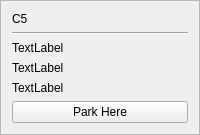
        <widget class="QFrame" name="frame_20">
         <property name="frameShape">
          <enum>QFrame::StyledPanel</enum>
         </property>
         <property name="frameShadow">
          <enum>QFrame::Plain</enum>
         </property>
         <layout class="QGridLayout" name="gridLayout_29">
          <item row="0" column="0">
           <layout class="QVBoxLayout" name="verticalLayout_28">
            <item>
             <widget class="QLabel" name="label_30">
              <property name="text">
               <string>C5</string>
              </property>
             </widget>
            </item>
            <item>
             <widget class="Line" name="line_31">
              <property name="orientation">
               <enum>Qt::Horizontal</enum>
              </property>
             </widget>
            </item>
            <item>
             <widget class="QLabel" name="c5TakenLbl">
              <property name="text">
               <string>TextLabel</string>
              </property>
             </widget>
            </item>
            <item>
             <widget class="QLabel" name="c5handLbl">
              <property name="text">
               <string>TextLabel</string>
              </property>
             </widget>
            </item>
            <item>
             <widget class="QLabel" name="takenByLblc5">
              <property name="text">
               <string>TextLabel</string>
              </property>
             </widget>
            </item>
            <item>
             <widget class="QPushButton" name="c5Btn">
              <property name="text">
               <string>Park Here</string>
              </property>
             </widget>
            </item>
           </layout>
          </item>
         </layout>
        </widget>
